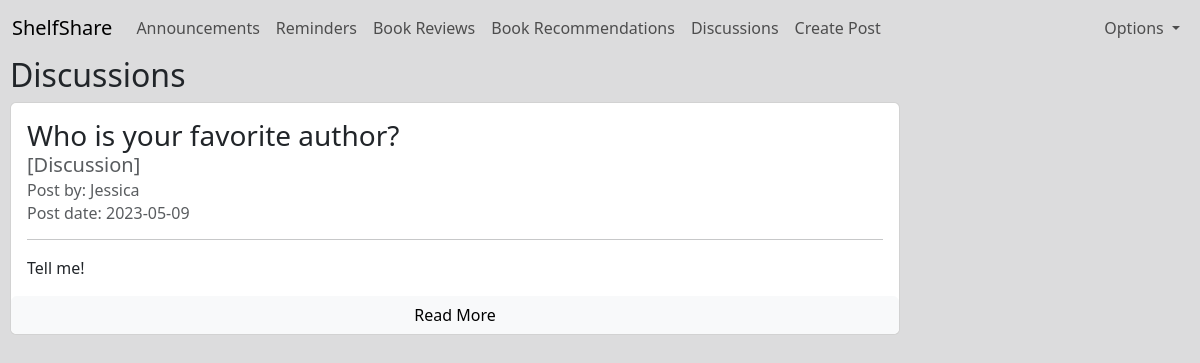
/discussions (signed in), run on the app's committed database.
### tables this page shows
CREATE TABLE posts(
        id INTEGER PRIMARY KEY,
        title VARCHAR(100),
        category TEXT,
        content TEXT,
        datetime TEXT,
        image_name TEXT,
        user_id INTEGER,
        FOREIGN KEY (user_id) REFERENCES users(id) on delete cascade
    );

CREATE TABLE users(
        id INTEGER PRIMARY KEY,
        name TEXT,
        username TEXT,
        country TEXT,
        email TEXT,
        password TEXT
    );

### app.py (the view)
@app.route('/discussions')
@token_required
def discussions():
    db = database_worker("shelfshare.db")
    posts = db.search("SELECT posts.*, users.name FROM posts INNER JOIN users ON posts.user_id = users.id WHERE posts.category = 'Discussion' ORDER BY posts.datetime DESC")
    return render_template('discussions.html', posts=posts)

### app.py (called while the page is built)
def parse_date(value):
    return value.split(' ')[0]

def token_required(f):
    @wraps(f)
    def decorated(*args, **kwargs):
        if 'token' not in session:
            return redirect(url_for('login'))
        try:
            data = jwt.decode(session['token'], token_key, algorithms=['HS256'])
        except:
            return redirect(url_for('login'))
        return f(*args, **kwargs)
    return decorated

### my_lib.py (called while the page is built)
    def search(self, query):
        result = self.cursor.execute(query).fetchall()
        return result

### templates/discussions.html (shortened to what this page needs)
{% extends "base.html" %}
{% block content %}
<div class="col-md-9" style="padding-left: 10px">
    <h2>Discussions</h2>
    {% for post in posts %}
        <div class="card mb-3">
            <div class="card-body">
                <h3 class="card-title mb-1">{{ post[1] }}</h3>
                <h5 class="card-subtitle mb-2 text-muted">[{{ post[2] }}]</h5>
                <h6 class="card-subtitle mb-2 text-muted">Post by: {{ post[-1] }}</h6>
                <h6 class="card-subtitle mb-2 text-muted">Post date: {{ post[4]|parse_date }}</h6>
                <hr>
                <p class="card-text">{{ post[3] }}</p>
            </div>
            <a href="{{ url_for('view_post', post_id=post[0]) }}" class="btn btn-primary btn-light">Read More</a>
        </div>
    {% endfor %}
</div>
{% endblock %}

### static/style.css (style rules this page uses)
.body_index { background-color: #DCDCDD; }

### data on the page
posts: title "Who is your favorite author?", category "Discussion", name "Jessica", datetime "2023-05-09", content "Tell me!"
